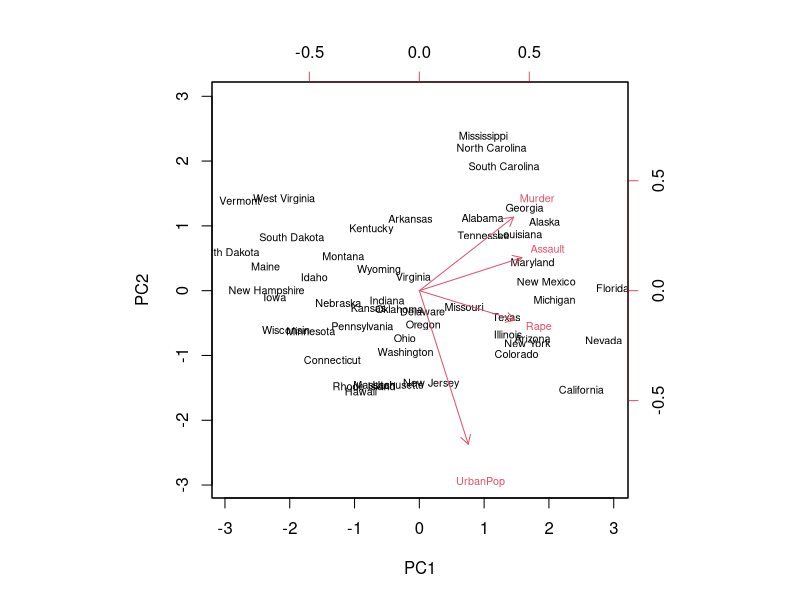
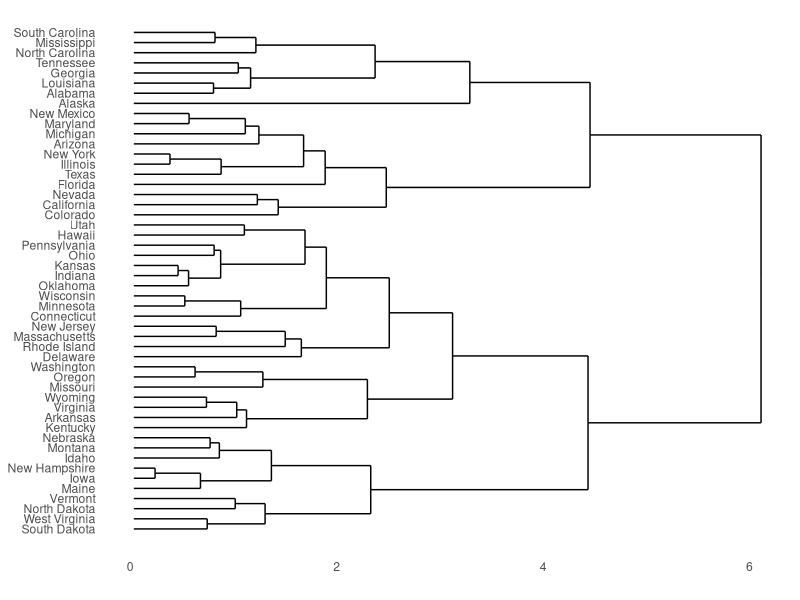
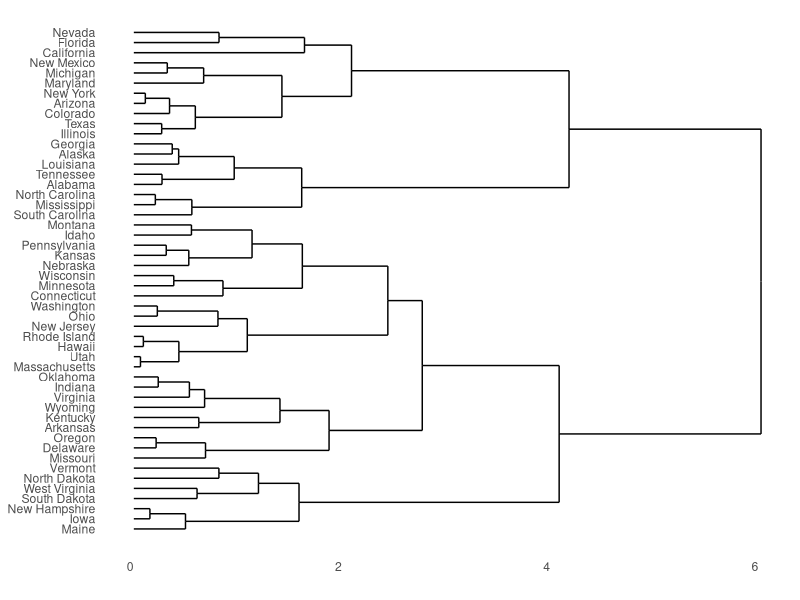
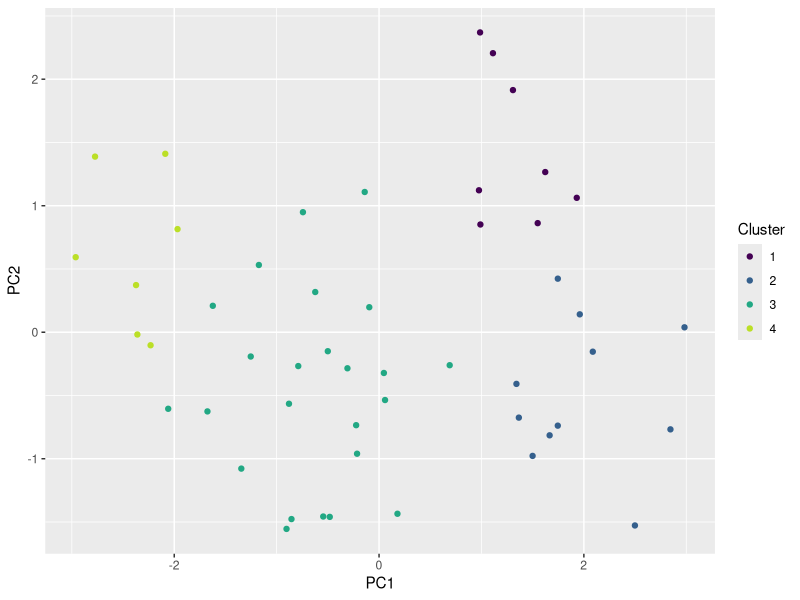
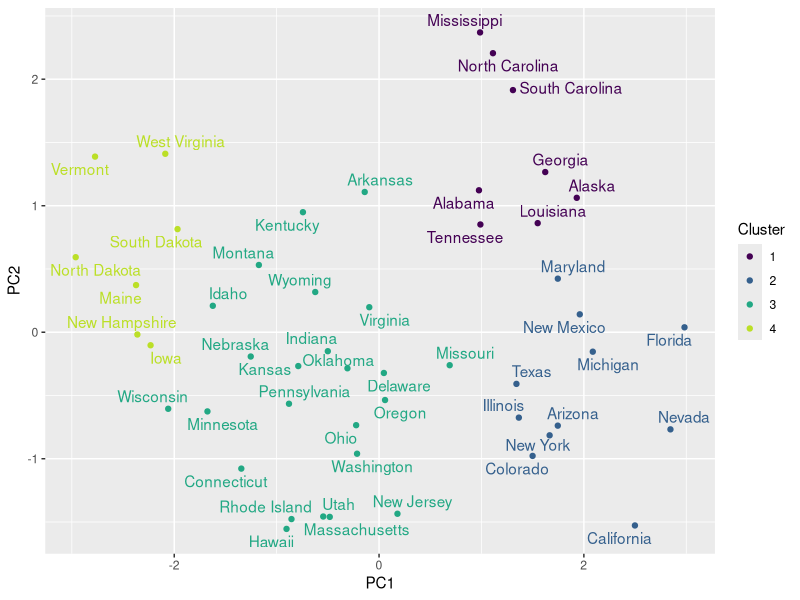

Source code (R) for these figures, in order:
## ---- chunk 1
knitr::opts_chunk$set(echo = T,warning = F,message = F)
library(kableExtra)
library(tidyverse)
library(ggdendro)
library(ggrepel)
library(e1071)
library(viridis)
setwd("/Users/adamwells/Desktop/STAT5526/HW3")
## ---- chunk 2
pr.out <- prcomp(USArrests, scale = T)
## ---- chunk 3
pr.var <- pr.out$sdev^2
pve <- round(pr.var / sum(pr.var),3)
as.data.frame(cbind(PC=c("PC1","PC2","PC3","PC4"),PVE = pve, CUM.PVE = cumsum(pve)))%>%
  kbl()%>%
  kable_styling(bootstrap_options = c("striped", "condensed"))

## ---- chunk 4
pr.out$x <- -pr.out$x
pr.out$rotation <- -pr.out$rotation
biplot(pr.out, scale = 0,cex=.65)
## ---- chunk 5
hc.complete <- hclust(dist(scale(USArrests)), method = "complete")
## ---- chunk 6
ggdendrogram(hc.complete, rotate = T)
## ---- chunk 7
Features<-as.data.frame(pr.out$x)%>%
  select(PC1,PC2)

hc.complete <- hclust(dist(Features), method = "complete")
## ---- chunk 8
ggdendrogram(hc.complete, rotate = T)
## ---- chunk 9
Plot<-Features%>%
  mutate(Cluster=as.factor(cutree(hc.complete,4)))%>%
  ggplot(mapping=aes(x=PC1,y=PC2,color=Cluster))+
  geom_point()+
  scale_color_viridis(discrete=T,end=.9)
Plot

## ---- chunk 10
Plot+geom_text_repel(aes(label=rownames(Features)),show.legend = FALSE)
